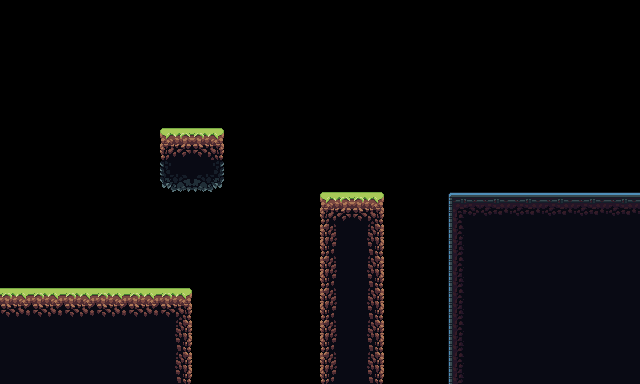

A 2D game scene composited from a Tiled map and its tileset images. What follows is a short description and the map's XML, with every tile layer's data as written:
An orthogonal 20x12 tile map with 32x32 px tiles, 2 tile layers (dark, light) and 2 objects.

<map version="1.5" tiledversion="1.7.2" orientation="orthogonal" renderorder="right-down" compressionlevel="0" width="20" height="12" tilewidth="32" tileheight="32" infinite="0" nextlayerid="9" nextobjectid="5">
 <editorsettings>
  <export target="stage_2.json" format="json" />
 </editorsettings>
 <tileset firstgid="1" name="duality_tileset" tilewidth="32" tileheight="32" tilecount="220" columns="20">
  <image source="../sprites/duality_tileset.png" width="640" height="360" />
  <tile id="0">
   <properties>
    <property name="collides" type="bool" value="true" />
   </properties>
  </tile>
  <tile id="1">
   <properties>
    <property name="collides" type="bool" value="true" />
   </properties>
  </tile>
  <tile id="2">
   <properties>
    <property name="collides" type="bool" value="true" />
   </properties>
  </tile>
  <tile id="3">
   <properties>
    <property name="collides" type="bool" value="false" />
   </properties>
  </tile>
  <tile id="20">
   <properties>
    <property name="collides" type="bool" value="true" />
   </properties>
  </tile>
  <tile id="21">
   <properties>
    <property name="collides" type="bool" value="true" />
   </properties>
  </tile>
  <tile id="22">
   <properties>
    <property name="collides" type="bool" value="true" />
   </properties>
  </tile>
  <tile id="23">
   <properties>
    <property name="collides" type="bool" value="true" />
   </properties>
  </tile>
  <tile id="40">
   <properties>
    <property name="collides" type="bool" value="true" />
   </properties>
  </tile>
  <tile id="41">
   <properties>
    <property name="collides" type="bool" value="true" />
   </properties>
  </tile>
  <tile id="42">
   <properties>
    <property name="collides" type="bool" value="true" />
   </properties>
  </tile>
  <tile id="43">
   <properties>
    <property name="collides" type="bool" value="true" />
   </properties>
  </tile>
  <tile id="60">
   <properties>
    <property name="collides" type="bool" value="true" />
   </properties>
  </tile>
  <tile id="61">
   <properties>
    <property name="collides" type="bool" value="false" />
   </properties>
  </tile>
  <tile id="62">
   <properties>
    <property name="collides" type="bool" value="true" />
   </properties>
  </tile>
  <tile id="63">
   <properties>
    <property name="collides" type="bool" value="true" />
   </properties>
  </tile>
  <tile id="80">
   <properties>
    <property name="collides" type="bool" value="true" />
   </properties>
  </tile>
  <tile id="81">
   <properties>
    <property name="collides" type="bool" value="true" />
   </properties>
  </tile>
  <tile id="82">
   <properties>
    <property name="collides" type="bool" value="true" />
   </properties>
  </tile>
  <tile id="83">
   <properties>
    <property name="collides" type="bool" value="true" />
   </properties>
  </tile>
  <tile id="100">
   <properties>
    <property name="collides" type="bool" value="true" />
   </properties>
  </tile>
  <tile id="101">
   <properties>
    <property name="collides" type="bool" value="true" />
   </properties>
  </tile>
  <tile id="102">
   <properties>
    <property name="collides" type="bool" value="false" />
   </properties>
  </tile>
  <tile id="103">
   <properties>
    <property name="collides" type="bool" value="false" />
   </properties>
  </tile>
  <tile id="120">
   <properties>
    <property name="collides" type="bool" value="true" />
   </properties>
  </tile>
  <tile id="121">
   <properties>
    <property name="collides" type="bool" value="true" />
   </properties>
  </tile>
  <tile id="122">
   <properties>
    <property name="collides" type="bool" value="false" />
   </properties>
  </tile>
  <tile id="123">
   <properties>
    <property name="collides" type="bool" value="false" />
   </properties>
  </tile>
 </tileset>
 <objectgroup id="8" name="collectables" offsetx="3.47927" offsety="147.018">
  <object id="4" x="613.886" y="14.7063">
   <point />
  </object>
 </objectgroup>
 <layer id="2" name="dark" width="20" height="12">
  <data encoding="csv">
0,0,0,0,0,0,0,0,0,0,0,0,0,0,0,0,0,0,0,0,
0,0,0,0,0,0,0,0,0,0,0,0,0,0,0,0,0,0,0,0,
0,0,0,0,0,0,0,0,0,0,0,0,0,0,0,0,0,0,0,0,
0,0,0,0,0,0,0,0,0,0,0,0,0,0,0,0,0,0,0,0,
0,0,0,0,0,0,0,0,0,0,0,0,0,0,0,0,0,0,0,0,
0,0,0,0,0,0,0,0,0,0,0,0,0,0,0,0,0,0,0,0,
0,0,0,0,0,0,0,0,0,0,0,0,0,0,43,23,23,23,23,23,
0,0,0,0,0,0,0,0,0,0,0,0,0,0,63,3,3,3,3,3,
0,0,0,0,0,0,0,0,0,0,0,0,0,0,63,3,3,3,3,3,
0,0,0,0,0,0,0,0,0,0,0,0,0,0,63,3,3,3,3,3,
0,0,0,0,0,0,0,0,0,0,0,0,0,0,63,3,3,3,3,3,
0,0,0,0,0,0,0,0,0,0,0,0,0,0,63,3,3,3,3,3
</data>
 </layer>
 <layer id="3" name="light" width="20" height="12">
  <data encoding="csv">
0,0,0,0,0,0,0,0,0,0,0,0,0,0,0,0,0,0,0,0,
0,0,0,0,0,0,0,0,0,0,0,0,0,0,0,0,0,0,0,0,
0,0,0,0,0,0,0,0,0,0,0,0,0,0,0,0,0,0,0,0,
0,0,0,0,0,0,0,0,0,0,0,0,0,0,0,0,0,0,0,0,
0,0,0,0,0,22,21,0,0,0,0,0,0,0,0,0,0,0,0,0,
0,0,0,0,0,102,101,0,0,0,0,0,0,0,0,0,0,0,0,0,
0,0,0,0,0,0,0,0,0,0,22,21,0,0,0,0,0,0,0,0,
0,0,0,0,0,0,0,0,0,0,42,41,0,0,0,0,0,0,0,0,
0,0,0,0,0,0,0,0,0,0,42,41,0,0,0,0,0,0,0,0,
1,1,1,1,1,21,0,0,0,0,42,41,0,0,0,0,0,0,0,0,
3,3,3,3,3,41,0,0,0,0,42,41,0,0,0,0,0,0,0,0,
3,3,3,3,3,41,0,0,0,0,42,41,0,0,0,0,0,0,0,0
</data>
 </layer>
 <objectgroup id="6" name="spawn" offsetx="20.6667" offsety="66.6667">
  <object id="1" x="21.5" y="203">
   <point />
  </object>
 </objectgroup>
</map>